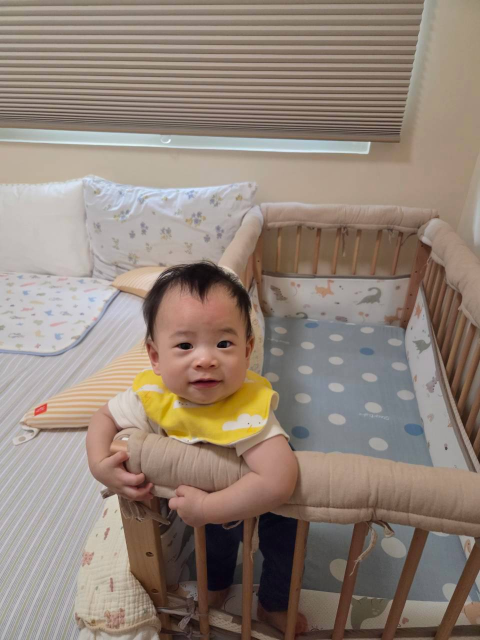
#> input picture photo/06_寶寶成長萌照/01_嬰兒床黃色圍兜笑臉.jpg, 960 x 1280 px, found by its file name (shown at 1/2 size); its folder holds only this picture in this run
$ python make_contact_06.py
#> lines starting #> are read from the running program, lines starting #| are printed output that depends on the picture
import os, glob
from PIL import Image, ImageDraw, ImageFont

src_dir = r"c:\Users\exhek\OneDrive\桌面\birthday\photo\06_寶寶成長萌照"
files = sorted(os.listdir(src_dir))
files = [f for f in files if f.endswith(".jpg")]

print(f"Total files in 06: {len(files)}")

# Create a contact sheet: 5 columns x 5 rows, each cell 200x200
cols = 5
rows = (len(files) + cols - 1) // cols
cell_w, cell_h = 240, 240

contact = Image.new("RGB", (cols * cell_w, rows * cell_h), (250, 250, 250))
#> contact: PIL image 1200x240 RGB; every value is 250
draw = ImageDraw.Draw(contact)

for idx, fn in enumerate(files):
    p = os.path.join(src_dir, fn)
    img = Image.open(p)
#> img is the input picture: PIL image 960x1280 RGB; mean R, G, B 146.7, 132, 120.9
    # Thumbnail fitting within cell
    img.thumbnail((cell_w - 20, cell_h - 40), Image.Resampling.LANCZOS)
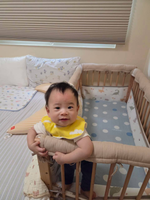
#> img: PIL image 150x200 RGB; mean R, G, B 146.6, 131.9, 120.8

    col = idx % cols
    row = idx // cols
    x = col * cell_w + (cell_w - img.width) // 2
#> x = 45
    y = row * cell_h + 10
    contact.paste(img, (x, y))
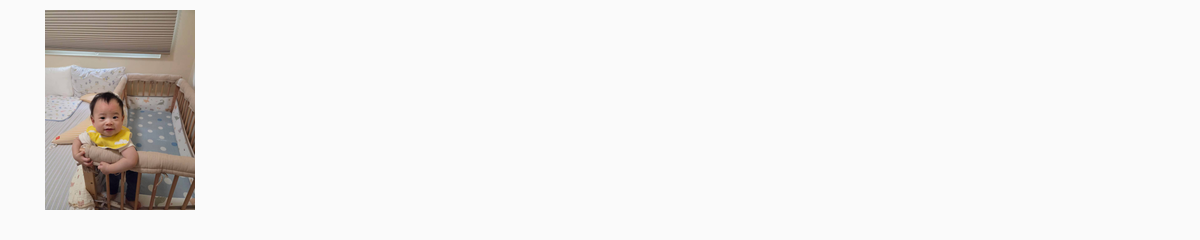
#> contact: PIL image 1200x240 RGB; mean R, G, B 239.2, 237.7, 236.5

    # Text label
    short_fn = fn[:14]
    draw.text((col * cell_w + 10, row * cell_h + cell_h - 25), f"{idx+1}. {short_fn}", fill=(20, 20, 20))

contact.save(r"c:\Users\exhek\OneDrive\桌面\birthday\images\contact_sheet_06.png")
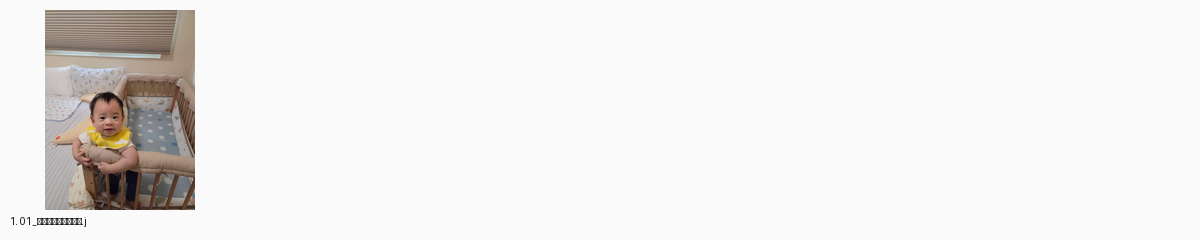
#> saved as contact_sheet_06.png: PIL image 1200x240 RGB; mean R, G, B 239.1, 237.5, 236.4
print("Saved contact_sheet_06.png")

$ run again, on photo/06_寶寶成長萌照/06_沙發拿遙控器咬奶嘴.jpg
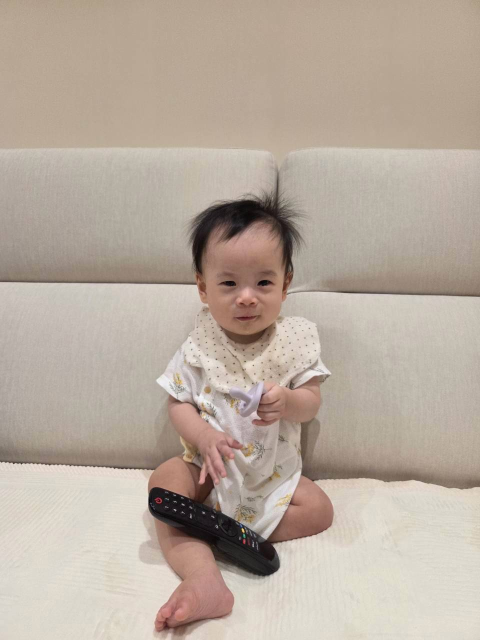
#> input picture photo/06_寶寶成長萌照/06_沙發拿遙控器咬奶嘴.jpg, 960 x 1280 px, found by its file name (shown at 1/2 size)
#> img is the input picture: PIL image 960x1280 RGB; mean R, G, B 184.5, 171.2, 158.7
#> `img.thumbnail((cell_w - 20, cell_h - 40), Image.Resampling.LANCZOS)`:
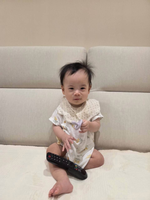
#> img: PIL image 150x200 RGB; mean R, G, B 184.4, 171.1, 158.6
#> `contact.save(r"c:\Users\exhek\OneDrive\桌面\birthday\images\contact_shee..`:
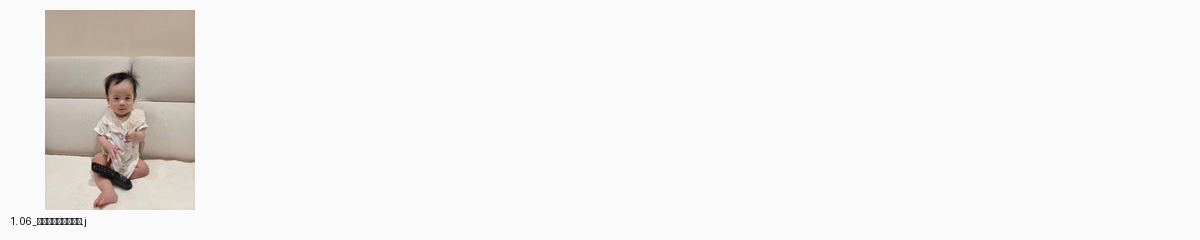
#> saved as contact_sheet_06.png: PIL image 1200x240 RGB; mean R, G, B 243, 241.6, 240.3

$ run again, on photo/06_寶寶成長萌照/11_嬰兒床長頸鹿衣拿球大笑.jpg
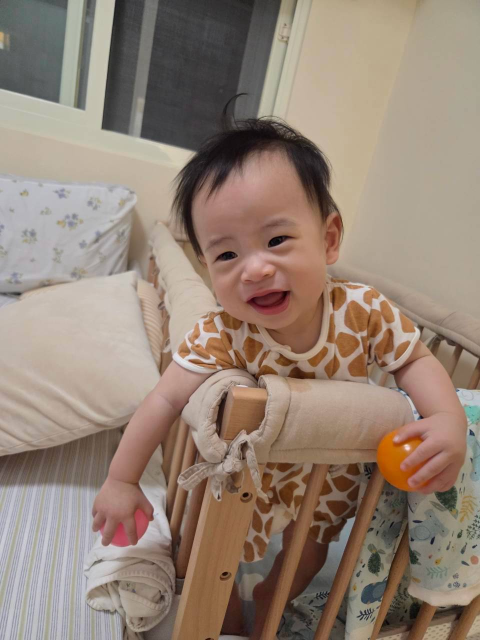
#> input picture photo/06_寶寶成長萌照/11_嬰兒床長頸鹿衣拿球大笑.jpg, 960 x 1280 px, found by its file name (shown at 1/2 size)
#> img is the input picture: PIL image 960x1280 RGB; mean R, G, B 148.4, 130.9, 117.4
#> `img.thumbnail((cell_w - 20, cell_h - 40), Image.Resampling.LANCZOS)`:
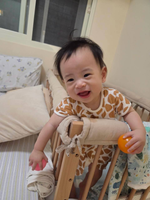
#> img: PIL image 150x200 RGB; mean R, G, B 148.4, 130.8, 117.3
#> `contact.save(r"c:\Users\exhek\OneDrive\桌面\birthday\images\contact_shee..`:
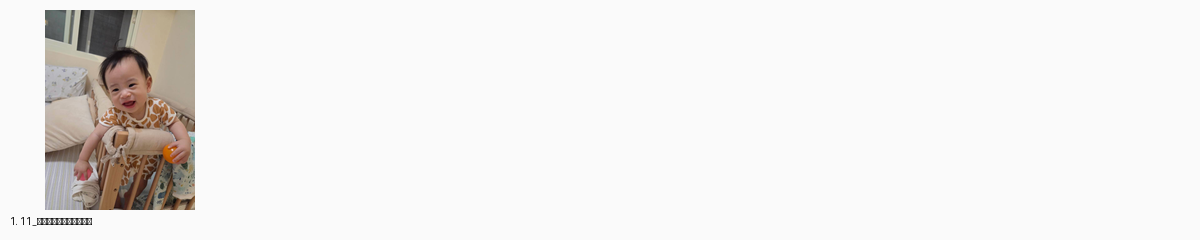
#> saved as contact_sheet_06.png: PIL image 1200x240 RGB; mean R, G, B 239.2, 237.4, 236

$ run again, on photo/06_寶寶成長萌照/12_嬰兒床拿球微笑.jpg
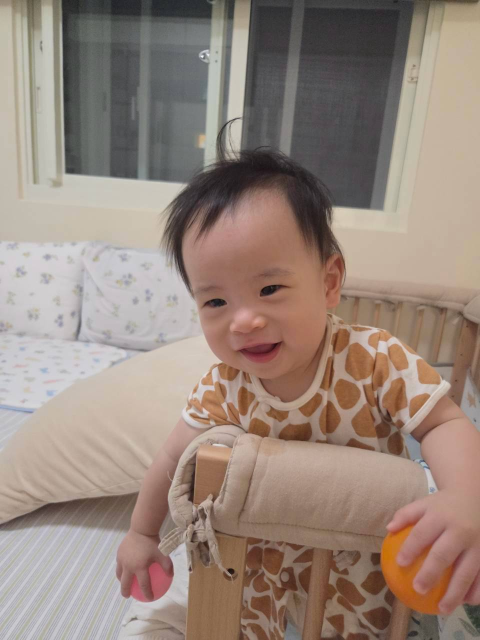
#> input picture photo/06_寶寶成長萌照/12_嬰兒床拿球微笑.jpg, 960 x 1280 px, found by its file name (shown at 1/2 size)
#> img is the input picture: PIL image 960x1280 RGB; mean R, G, B 151.6, 134.4, 124
#> `img.thumbnail((cell_w - 20, cell_h - 40), Image.Resampling.LANCZOS)`:
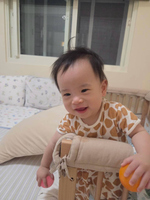
#> img: PIL image 150x200 RGB; mean R, G, B 151.6, 134.3, 123.9
#> `contact.save(r"c:\Users\exhek\OneDrive\桌面\birthday\images\contact_shee..`:
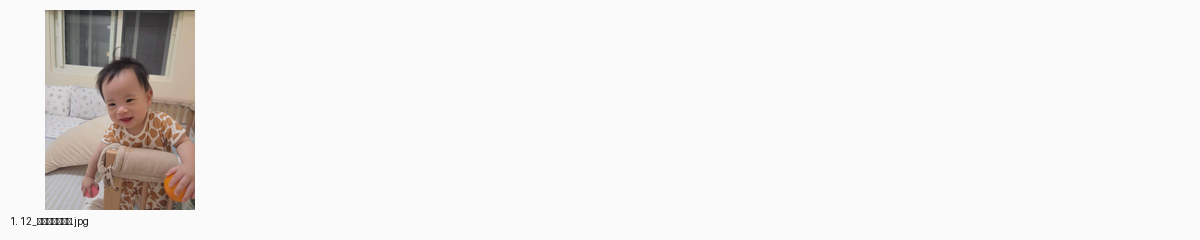
#> saved as contact_sheet_06.png: PIL image 1200x240 RGB; mean R, G, B 239.6, 237.8, 236.7

$ run again, on photo/06_寶寶成長萌照/02_嬰兒床看鏡頭.jpg
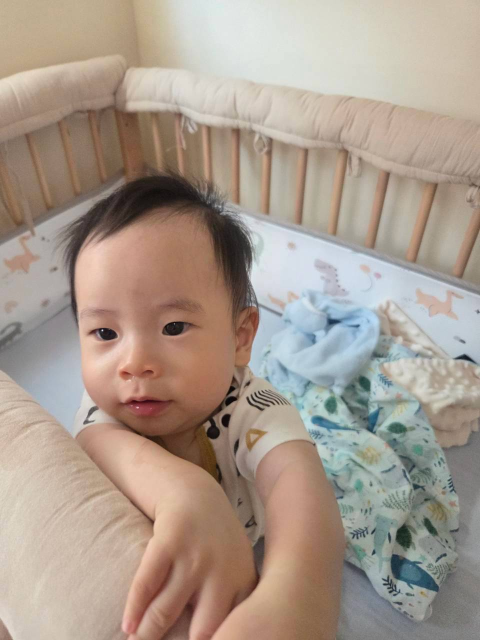
#> input picture photo/06_寶寶成長萌照/02_嬰兒床看鏡頭.jpg, 960 x 1280 px, found by its file name (shown at 1/2 size)
#> img is the input picture: PIL image 960x1280 RGB; mean R, G, B 169.4, 154.6, 142.3
#> `img.thumbnail((cell_w - 20, cell_h - 40), Image.Resampling.LANCZOS)`:
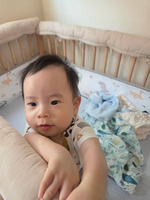
#> img: PIL image 150x200 RGB; mean R, G, B 169.3, 154.5, 142.2
#> `contact.save(r"c:\Users\exhek\OneDrive\桌面\birthday\images\contact_shee..`:
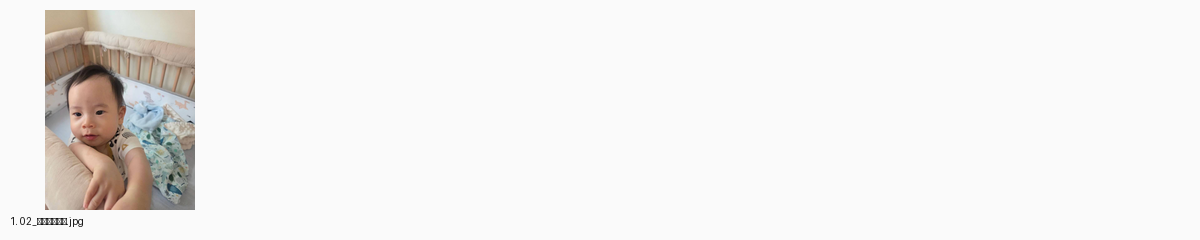
#> saved as contact_sheet_06.png: PIL image 1200x240 RGB; mean R, G, B 241.4, 239.9, 238.6
